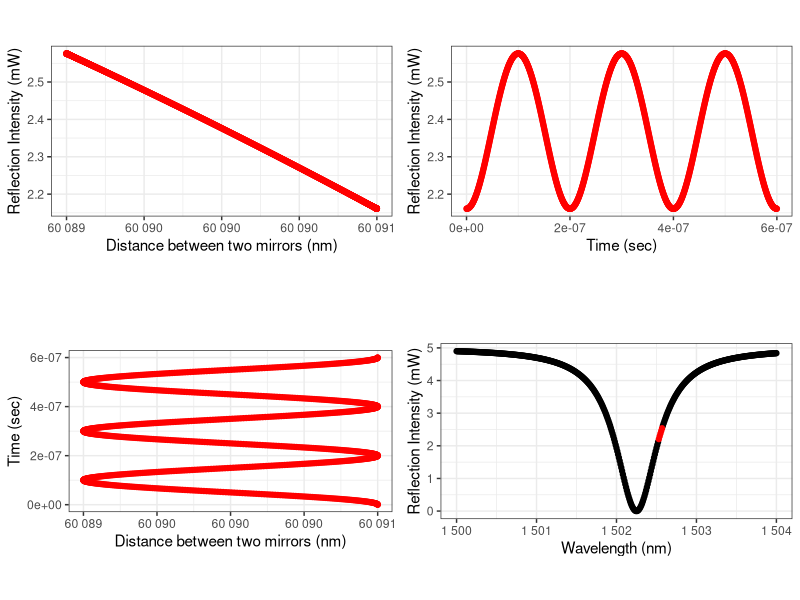

Write R code to recreate this figure.
#Author: F-Y Lin
#Purpose: to simulate the Reflection Intensity of FOH sensor

#Symbol: 
# n: refractive index (n_air ~ 1)
# Ir: the intensity of reflection
# R: power reflectivity of optical interfaces.
# L: the distances between mirrors.4
# lambda: the wavelength of light.
# I_0: incident light power.
# Ref: [1] J. L. Santos, A. P. Leite, and D. A. Jackson, "Optical fiber sensing with a low-finesse Fabry-Perot cavity," Appl. Opt., vol. 31, no. 34, p. 7361, Dec. 1992.


## phi is the optical phase of FOH. 
## phi is determined by both L and lambda. 
## L is a fixed value when the FOH is made
## lambda is tunable via laser console. 


#clean the memeory
rm(list=ls()) 


#R packages used in this script
library(ggplot2)
library(ggpubr)


###################################################
# Scenario II -  When receving an US signal:
###################################################

# In this scenario, the wavelenght of light source is assumed to be a constant. 
# When the FOH sensor receives an Ultrasound signal, L chagnes accrodingly. 
# To measure an ultraound signal, it is better to operate the measurement within a linear region of the transfer function.
# The FOH resoponse at a wavelength close to but not identical to the resonant wavelength is often linear.

# Assumption:
# For L = 60090 nm, one of the resonant wavelengths is 1502.25 nm,
# because this wavelengh is an integer multipl of L, i.e., 1502.25*40 = 60090. 
# Here, the author add a 0.3 nm bias to the resonant wavelength.
bias_lambda = 0.3 #unit:nm

lambda = 1502.25+bias_lambda # bias the wavelength for the measurement purpose
amp_vibration = 1 #unit: nm
f_us = 5e6 #unit: Hz
t = seq(0,6e-7,6e-10)

L_vibration = 60090 + amp_vibration*cos(2*pi*f_us*t)
I_0 = 5 #unit: mW


n = 1 #refractive index of vacuum
R = 0.9
phi = (4*pi*L_vibration*n)/lambda


# Transfer function Ir:
amplitude = 2*R*I_0
numerator = 1-cos(phi)
denominator = 1 + R^2-2*R*cos(phi)
Ir = amplitude*numerator/denominator

# construct variable to a data frame
Data = data.frame(t,phi,L_vibration,Ir)


# plot with ggplot and 
plt_L_t = ggplot(Data, aes(L_vibration,t))+
  geom_point(color='red')+
  theme_bw()+
  theme(aspect.ratio=0.5)+
   scale_x_continuous(
     labels = scales::number_format(accuracy = 1))+
  xlab('Distance between two mirrors (nm)')+
  ylab('Time (sec)')


plt_L_Ir = ggplot(Data, aes(L_vibration,Ir))+
  geom_point(color='red')+
  theme_bw()+
  theme(aspect.ratio=0.5)+
   scale_x_continuous(
     labels = scales::number_format(accuracy = 1))+
  xlab('Distance between two mirrors (nm)')+
  ylab('Reflection Intensity (mW)')


plt_t_Ir= ggplot(Data, aes(t,Ir))+
  geom_point(color='red')+
  theme_bw()+
  theme(aspect.ratio=0.5)+
  xlab('Time (sec)')+
  ylab('Reflection Intensity (mW)')
  


###################################################
# Scenaro I - Initialisation - the wavelength sweeps:
###################################################

# In this scenario, there is no ultraound signal. 
# Therefore, L should be a constant (in the discussion here, 
# we ignore the effect of the environmental temperature on L.)
#
# The aim of initialisation is to find the Transfer Function of FOH.
# While L is regarded as a constant, the wavelength is swept from 1500 nm to 1504 nm.  


lambda = seq(1500,1504,0.01)# unit:nm
L = 60090 #unit: nm # 60090 is the resonant cavity length
I_0 = 5 #unit: mW


n = 1 #refractive index of vacuum
R = 0.9
phi1 = (4*pi*L*n)/lambda


# Transfer function Ir:
amplitude = 2*R*I_0
numerator = 1-cos(phi1)
denominator = 1 + R^2-2*R*cos(phi1)
Ir = amplitude*numerator/denominator



# create a variable call selected_range:
### 1. The optic phase of phi1 is simulating the vibration of L
### 2. The phi is an array of the optic phases during the wavelength sweeping. 
### 3. The selected_range is used to indicate what is the vibration of L 
###    in comparison to the overall transfer function.
### 4. The selected_range is annonated as red colour. 

min_phi = range(phi)[1]
max_phi = range(phi)[2]
selected_range = phi1 > min_phi & phi1 < max_phi

# Format the data to data frame.
wave_scanning = data.frame(phi1,lambda,Ir,selected_range)

## To plot data inside or outside the selected_range separately with the script below:
## data=wave_scanning[which(wave_scanning$selected_range == F),]



# plot with ggplot

plt_phi_Ir = ggplot(data = wave_scanning[which(wave_scanning$selected_range == F),],
                    aes(lambda, Ir))+
  geom_point( color='black')+
  geom_point(data = wave_scanning[which(wave_scanning$selected_range == T),],
             aes(lambda, Ir),color='red')+
  theme_bw()+
  theme(aspect.ratio=0.5)+
  scale_x_continuous(
    labels = scales::number_format(accuracy = 1))+
  xlab('Wavelength (nm)')+
  ylab('Reflection Intensity (mW)')

####################
#plot
ggarrange( plt_L_Ir,plt_t_Ir, plt_L_t, plt_phi_Ir,  nrow =2 , ncol = 2 )

